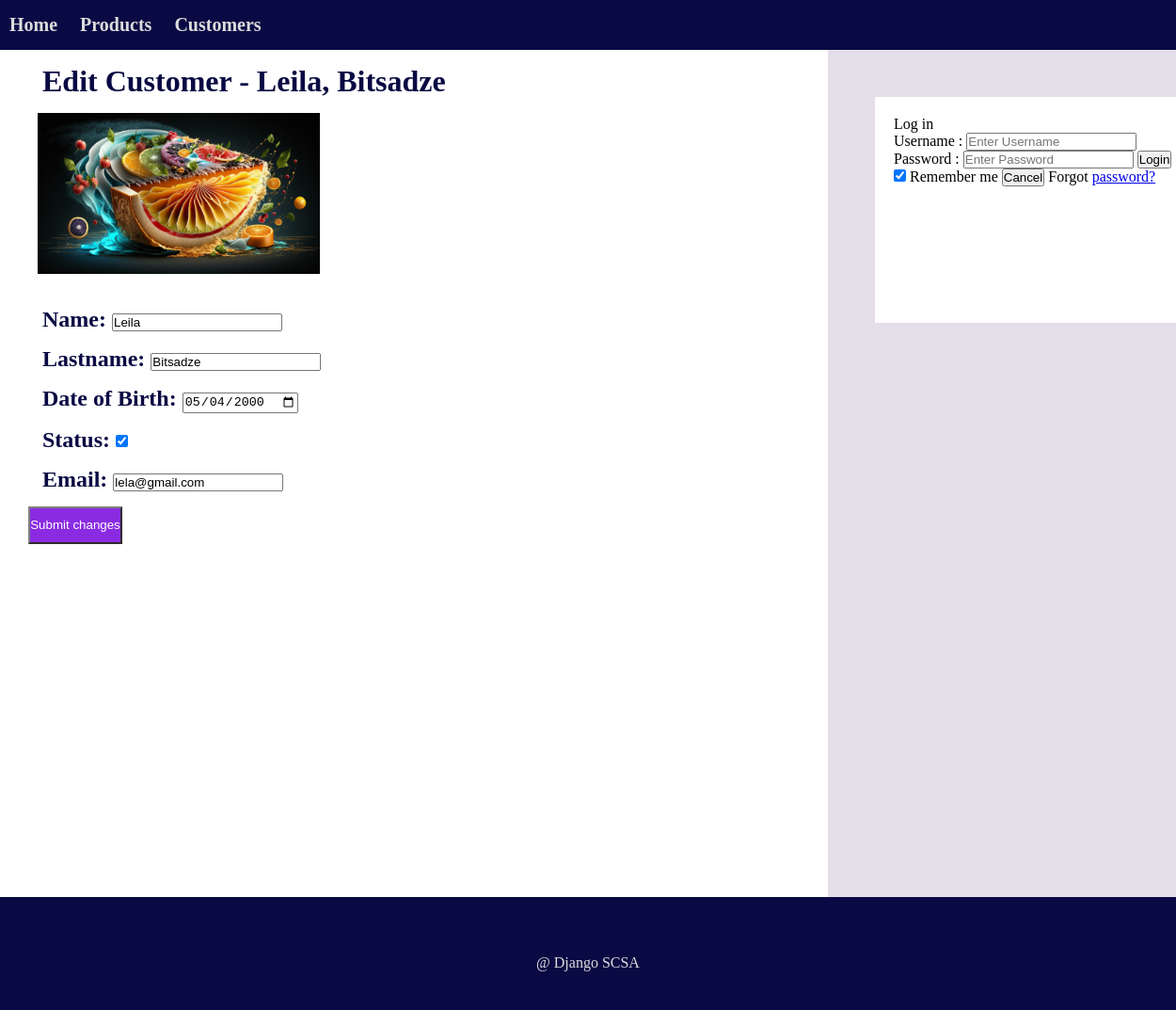
Page /customers/edit-customer/1 on the committed database.
### customers/models.py (models this page shows, shortened)
class CustomerModel(models.Model):
    first_name = models.CharField(max_length=30)
    last_name = models.CharField(max_length=30)
    birth_date = models.DateField(validators=[validate_customers])
    is_active = models.BooleanField(default=True)
    email = models.EmailField(validators=[validate_email])

### customers/views.py (the view)
# urls.py: path('edit-customer/<int:id>',editCustomerView,name='edit-customer'),
def editCustomerView(request,id):
    template_name = 'editCustomer.html'
    customer = CustomerModel.objects.get(id=id)
    form = CustomerForm(instance=customer)
    if request.POST:
        form = CustomerForm(request.POST,instance=customer)
        if form.is_valid():
            form.save()
            return redirect('customer-list')
    context = {
    'form':form,
        'customer_id':customer.id,
        'customer': customer,
    }
    return render(request,template_name,context)

### customers/forms.py
class CustomerForm(forms.ModelForm):
    class Meta:
        model=CustomerModel
        fields='__all__'
        widgets = {
            'birth_date': DateInput(attrs={'type': 'date'}),
        }

### templates/editCustomer.html (shortened to what this page needs)
{% extends 'base.html' %}
{% block content %}
{% load static %}
    <header>
      <h1>Edit Customer - {{customer.first_name}}, {{customer.last_name}} </h1>
      <img src="{% static 'images/food2.png' %}" alt="Food" class="image-lists">
    <header>
    <form method="post" action="{% url 'edit-customer' customer_id %}">
      <h2>Name: {{ form.first_name }}</h2>
      <h2>Lastname: {{ form.last_name }}</h2>
      <h2>Date of Birth: {{ form.birth_date }}</h2>
      <h2>Status: {{ form.is_active }}</h2>
      <h2>Email: {{ form.email }}</h2>
        <button type="submit" class="button">Submit changes</button>
      </form>
  {% endblock %}

### static/css/styles.css (style rules this page uses)
* { margin:0; padding:0 }
body { background-color: rgb(9, 9, 67); }
h2, h1 { color: rgb(9, 9, 67); margin: 15px; }
header { width: 100%; }
.button { width: 100px; height: 40px; background-color: blueviolet; color: white; border-color: grey; }
.image-lists { display: flex; width: 300px; margin: 10px; padding-bottom: 20px;; }

### rows in the picture
CustomerModel: first_name "Leila", last_name "Bitsadze", birth_date "05/04/2000", is_active "☑", email "lela@gmail.com"
